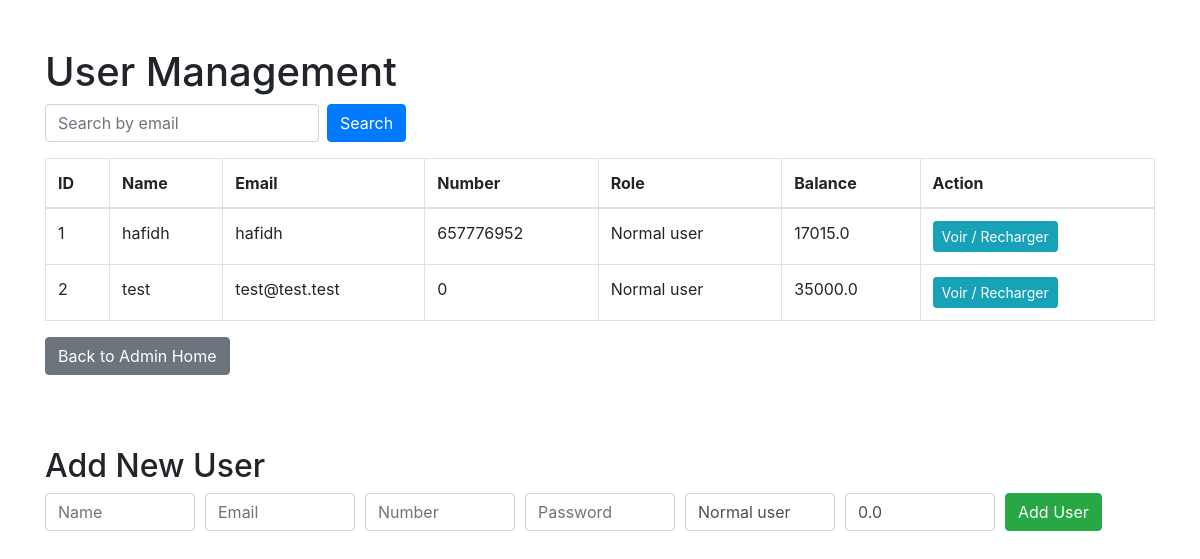
Screenshot of /admin/users with the database file from the repository.
### models.py (models this page shows)
class User(db.Model):
    __tablename__ = 'users'
    id = db.Column(db.Integer, primary_key=True)
    name = db.Column(db.String(100), nullable=False)
    email = db.Column(db.String(120), unique=True, nullable=False)
    number = db.Column(db.Integer,unique=True,nullable=False)
    password = db.Column(db.String(100), nullable=False)
    role = db.Column(db.String(20), default='Normal user')
    balance = db.Column(db.Float, default=0.0)
    bookings = db.relationship('Booking', backref='user', lazy=True)
    recharges = db.relationship('Recharge', backref='user', lazy=True)

### admin_blueprint.py (the view)
@admin_bp.route('/users')
def users_page():
    search_email = request.args.get('search_email')
    if search_email:
        users = [get_user_by_email(search_email)] if get_user_by_email(search_email) else []
    else:
        users = get_all_users()
    return render_template('users.html', users=users)

### data_access1.py (called while the page is built)
def get_all_users():
    users = User.query.all()
    result = []
    for user in users:
        balance = get_user_balance(user.id)
        result.append({
            'id': user.id,
            'name': user.name,
            'email': user.email,
            'number': user.number,
            'role': user.role,
            'balance': balance
        })
    return result

def get_user_balance(user_id):
    user = User.query.get(user_id)
    if not user:
        return 0.0
    total_recharge = db.session.query(db.func.sum(Recharge.amount)).filter_by(user_id=user_id).scalar() or 0.0
    return user.balance + total_recharge

### templates/users.html (shortened to what this page needs)
<!DOCTYPE html>
<html lang="en">
<head>
    <link rel="stylesheet" href="https://stackpath.bootstrapcdn.com/bootstrap/4.5.2/css/bootstrap.min.css">
</head>
<body>
<div class="container mt-5">
    <h1>User Management</h1>
    <form method="get" action="{{ url_for('admin_bp.users_page') }}" class="form-inline mb-3">
        <input type="email" name="search_email" class="form-control mr-2" placeholder="Search by email" value="{{ request.args.get('search_email', '') }}">
        <button type="submit" class="btn btn-primary">Search</button>
    </form>
    <table class="table table-bordered">
        <thead>
            <tr>
                <th>ID</th>
                <th>Name</th>
                <th>Email</th>
                <th>Number</th>
                <th>Role</th>
                <th>Balance</th>
                <th>Action</th>
            </tr>
        </thead>
        <tbody>
            {% for user in users %}
            <tr>
                <td>{{ user.id }}</td>
                <td>{{ user.name }}</td>
                <td>{{ user.email }}</td>
                <td>{{ user.number }}</td>
                <td>{{ user.role }}</td>
                <td>{{ user.balance }}</td>
                <td>
                    <a href="{{ url_for('admin_bp.user_detail', user_id=user.id) }}" class="btn btn-info btn-sm">Voir / Recharger</a>
                </td>
            </tr>
            {% endfor %}
        </tbody>
    </table>
    <a href="{{ url_for('admin_bp.admin_home') }}" class="btn btn-secondary mb-4">Back to Admin Home</a>
    <h2 class="mt-5">Add New User</h2>
    <form action="{{ url_for('admin_bp.create_user_admin') }}" method="POST" class="mb-4">
        <div class="form-row">
            <div class="col"><input type="text" name="name" class="form-control" placeholder="Name" required></div>
            <div class="col"><input type="email" name="email" class="form-control" placeholder="Email" required></div>
            <div class="col"><input type="number" name="number" class="form-control" placeholder="Number" required></div>
            <div class="col"><input type="password" name="password" class="form-control" placeholder="Password" required></div>
            <div class="col"><input type="text" name="role" class="form-control" placeholder="Role" value="Normal user"></div>
            <div class="col"><input type="number" step="0.01" name="balance" class="form-control" placeholder="Balance" value="0.0"></div>
            <div class="col"><button type="submit" class="btn btn-success">Add User</button></div>
        </div>
    </form>
</div>
</body>
</html>

### rows the page displays
User: id "1", name "hafidh", email "hafidh", number "657776952", role "Normal user", balance "17015.0"
User: id "2", name "test", email "test@test.test", number "0", role "Normal user", balance "35000.0"
